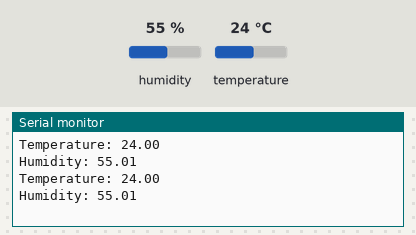
A sketch run on a simulated Arduino Uno, built with avr-gcc and run on an emulated ATmega328P. Shown: the last lines printed to the serial monitor. Wiring (inferred from the names in the program): HTU21/Si7021 sensor at I2C address 0x40. The inputs (shaded band) are chosen by the test bench; at power-on: humidity 55 %, temperature 24 °C.

Above: at 2.8 s.
2.9 s: humidity set to 22 %
At 5.1 s:
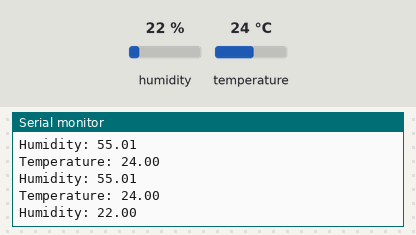
5.6 s: temperature set to 12 °C
At 6.7 s:
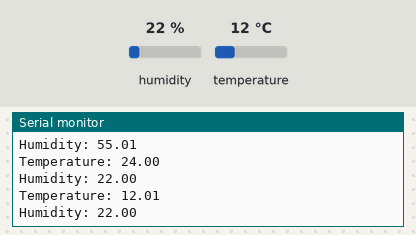
8.3 s: humidity set to 40 %
At 11.1 s:
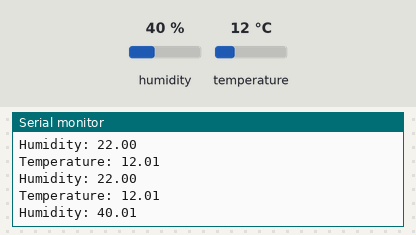
Timing chart, 0 to 12.6 s (numbered marks = the images above; inputs shaded):
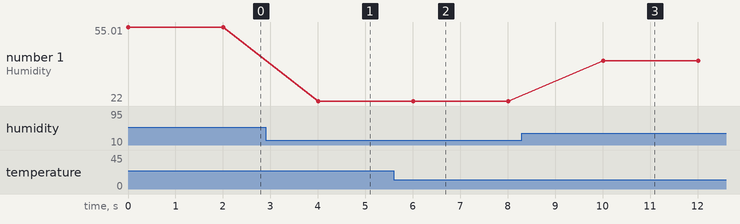

Measured:
- after the input at 2.9 s, the serial monitor: prints a new line after 1.1 s (image 1)
- after the input at 5.6 s, the serial monitor: prints a new line after 0.41 s (image 2)
- after the input at 8.3 s, the serial monitor: prints a new line after 1.7 s (image 3)
- plotted number 1: 55.01 → 22 after the input at 2.9 s, 22 → 40.01 after the input at 8.3 s

The sketch:

psmd001.ino
```cpp
#include <Wire.h>

// https://www.silabs.com/documents/public/data-sheets/Si7021-A20.pdf
#define I2C_ADDRESS 0x40
#define TEMP_REG 0xE3
#define HUMIDITY_REG 0xE5

void setup() {
  Wire.begin();
  Serial.begin(112500);
}

int get_data(int addr, int reg) {
  Wire.beginTransmission(addr);
  Wire.write(reg);
  Wire.endTransmission();

  Wire.requestFrom(addr, 2);
  while(!Wire.available());
  return (((int(Wire.read()) & 0xff) << 8) | (int(Wire.read()) & 0xff));
}

double get_temperature() {
  return ((175.72 * get_data(I2C_ADDRESS, TEMP_REG)) / 65536) - 46.85;
}

double get_humidity() {
  return ((125.0 * get_data(I2C_ADDRESS, HUMIDITY_REG)) / 65536) - 6;
}

void loop() {
  Serial.print("Temperature: "); Serial.println(get_temperature());
  Serial.print("Humidity: "); Serial.println(get_humidity());
  delay(2000);
}
```
